Frame 1 (no input): blank canvas, image omitted
Frame 60 (the mouse pressed at the canvas centre just before this capture): blank canvas, image omitted
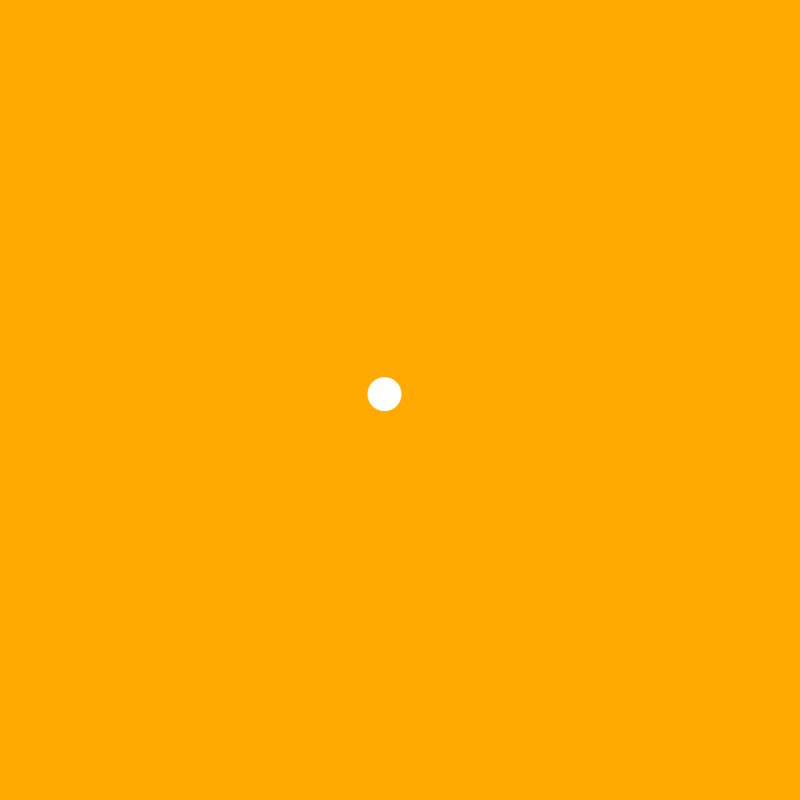
Frame 120 (the mouse held since frame 60 and released just before this capture)

The Processing sketch whose frames 1 and 60 were blank and that drew this single picture after the mouse press (run headless with seeded random() and noise(); from frame 60 on, the mouse is pressed at the canvas centre):

// Processing sketch: SerowyArrayList
// ── SerowyArrayList.pde
ArrayList<PVector> particles;

void setup() {
  size(800, 800);
  particles = new ArrayList<PVector>();
}

void draw() {
  background(#FFAA00);
  noStroke();
  for (int i=0; i < particles.size(); i++) {
    PVector p = particles.get(i);
    p.x+=random(-2, 2);
    p.y+=random(-2, 2);
    ellipse(p.x, p.y, p.z, p.z);
  }
}
void mousePressed() {
  float d = random(5, 50);
  PVector p = new PVector(mouseX, mouseY, d);
  particles.add(p);
  println("Dodalem kolko o srednicy: "+ d);
  println("Lista ma dlugosc: " + particles.size());
}
void keyPressed() {
  if (particles.size()>0) {
    //particles.remove(particles.size()-1);
    int index = randomIndex();
    println("Kasuje element o indeksie: " + index);
    particles.remove(index);
  }
  println("Lista ma dlugosc: " + particles.size());
}
int randomIndex () {
  return floor(random(particles.size()));
}
